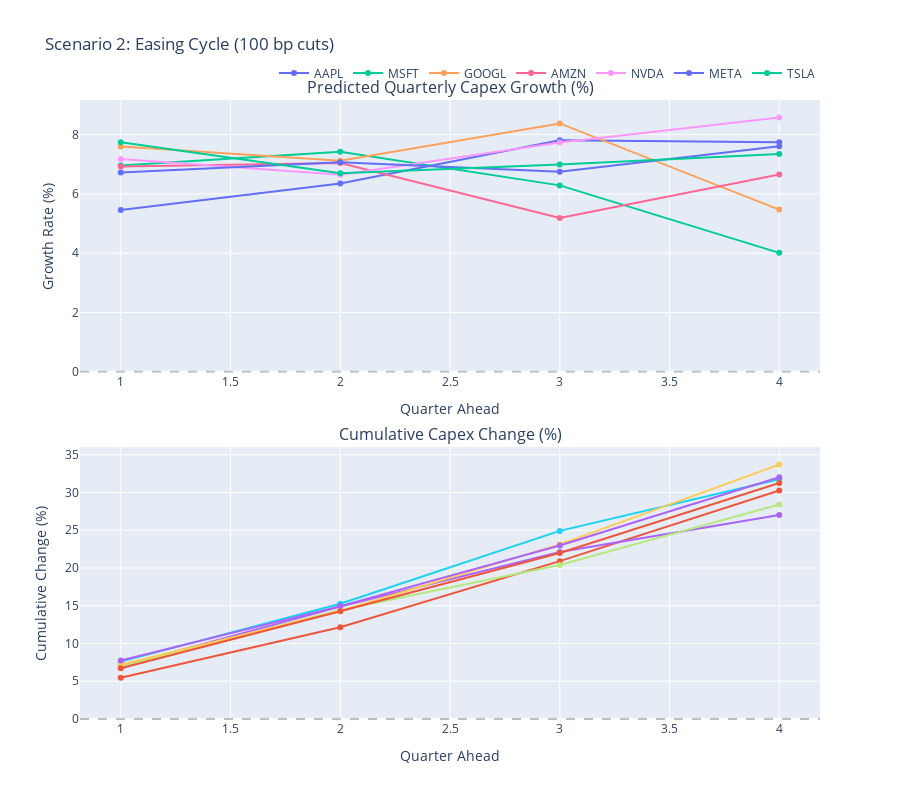

Notebook code cell kept with this figure:
### Code cell
simulator.plot_simulation(easing_sim, title='Scenario 2: Easing Cycle (100 bp cuts)')

### Figure 1 — Plotly figure (JSON) as saved in the notebook; plotly's stock layout.template omitted (floating-point values rounded to 4 significant figures)
{"data": [{"legendgroup": "AAPL", "mode": "lines+markers", "name": "AAPL", "type": "scatter", "x": [1, 2, 3, 4], "xaxis": "x", "y": [5.453, 6.349, 7.811, 7.743], "yaxis": "y"}, {"legendgroup": "AAPL", "mode": "lines+markers", "name": "AAPL", "showlegend": false, "type": "scatter", "x": [1, 2, 3, 4], "xaxis": "x2", "y": [5.453, 12.15, 20.91, 30.27], "yaxis": "y2"}, {"legendgroup": "MSFT", "mode": "lines+markers", "name": "MSFT", "type": "scatter", "x": [1, 2, 3, 4], "xaxis": "x", "y": [6.954, 7.417, 6.287, 4.012], "yaxis": "y"}, {"legendgroup": "MSFT", "mode": "lines+markers", "name": "MSFT", "showlegend": false, "type": "scatter", "x": [1, 2, 3, 4], "xaxis": "x2", "y": [6.954, 14.89, 22.11, 27.01], "yaxis": "y2"}, {"legendgroup": "GOOGL", "mode": "lines+markers", "name": "GOOGL", "type": "scatter", "x": [1, 2, 3, 4], "xaxis": "x", "y": [7.599, 7.119, 8.376, 5.471], "yaxis": "y"}, {"legendgroup": "GOOGL", "mode": "lines+markers", "name": "GOOGL", "showlegend": false, "type": "scatter", "x": [1, 2, 3, 4], "xaxis": "x2", "y": [7.599, 15.26, 24.91, 31.75], "yaxis": "y2"}, {"legendgroup": "AMZN", "mode": "lines+markers", "name": "AMZN", "type": "scatter", "x": [1, 2, 3, 4], "xaxis": "x", "y": [6.921, 7.041, 5.188, 6.655], "yaxis": "y"}, {"legendgroup": "AMZN", "mode": "lines+markers", "name": "AMZN", "showlegend": false, "type": "scatter", "x": [1, 2, 3, 4], "xaxis": "x2", "y": [6.921, 14.45, 20.39, 28.4], "yaxis": "y2"}, {"legendgroup": "NVDA", "mode": "lines+markers", "name": "NVDA", "type": "scatter", "x": [1, 2, 3, 4], "xaxis": "x", "y": [7.178, 6.642, 7.729, 8.58], "yaxis": "y"}, {"legendgroup": "NVDA", "mode": "lines+markers", "name": "NVDA", "showlegend": false, "type": "scatter", "x": [1, 2, 3, 4], "xaxis": "x2", "y": [7.178, 14.3, 23.13, 33.69], "yaxis": "y2"}, {"legendgroup": "META", "mode": "lines+markers", "name": "META", "type": "scatter", "x": [1, 2, 3, 4], "xaxis": "x", "y": [6.721, 7.069, 6.749, 7.606], "yaxis": "y"}, {"legendgroup": "META", "mode": "lines+markers", "name": "META", "showlegend": false, "type": "scatter", "x": [1, 2, 3, 4], "xaxis": "x2", "y": [6.721, 14.27, 21.98, 31.26], "yaxis": "y2"}, {"legendgroup": "TSLA", "mode": "lines+markers", "name": "TSLA", "type": "scatter", "x": [1, 2, 3, 4], "xaxis": "x", "y": [7.739, 6.696, 6.988, 7.345], "yaxis": "y"}, {"legendgroup": "TSLA", "mode": "lines+markers", "name": "TSLA", "showlegend": false, "type": "scatter", "x": [1, 2, 3, 4], "xaxis": "x2", "y": [7.739, 14.95, 22.99, 32.02], "yaxis": "y2"}], "layout": {"annotations": [{"font": {"size": 16}, "showarrow": false, "text": "Predicted Quarterly Capex Growth (%)", "x": 0.5, "xanchor": "center", "xref": "paper", "y": 1, "yanchor": "bottom", "yref": "paper"}, {"font": {"size": 16}, "showarrow": false, "text": "Cumulative Capex Change (%)", "x": 0.5, "xanchor": "center", "xref": "paper", "y": 0.44, "yanchor": "bottom", "yref": "paper"}], "height": 800, "hovermode": "x unified", "legend": {"orientation": "h", "x": 1, "xanchor": "right", "y": 1.02, "yanchor": "bottom"}, "shapes": [{"line": {"color": "gray", "dash": "dash"}, "opacity": 0.5, "type": "line", "x0": 0, "x1": 1, "xref": "x domain", "y0": 0, "y1": 0, "yref": "y"}, {"line": {"color": "gray", "dash": "dash"}, "opacity": 0.5, "type": "line", "x0": 0, "x1": 1, "xref": "x2 domain", "y0": 0, "y1": 0, "yref": "y2"}], "title": {"text": "Scenario 2: Easing Cycle (100 bp cuts)"}, "xaxis": {"anchor": "y", "domain": [0, 1], "title": {"text": "Quarter Ahead"}}, "xaxis2": {"anchor": "y2", "domain": [0, 1], "title": {"text": "Quarter Ahead"}}, "yaxis": {"anchor": "x", "domain": [0.56, 1], "title": {"text": "Growth Rate (%)"}}, "yaxis2": {"anchor": "x2", "domain": [0, 0.44], "title": {"text": "Cumulative Change (%)"}}}}
